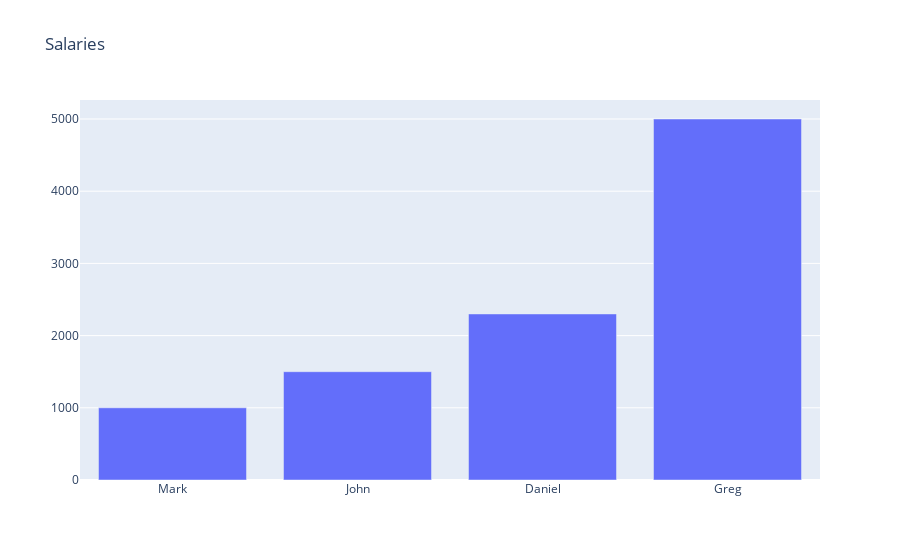

Notebook cell for this chart:
### Code cell
data = go.Bar(x=names, y=salary_values)
layout = {
    'title': 'Salaries with Plotly'
}
fig = go.Figure(data, layout)
fig.show()

### Figure 1 — Plotly figure (JSON) as saved in the notebook; plotly's stock layout.template omitted (floating-point values rounded to 4 significant figures)
{"data": [{"type": "bar", "x": ["Mark", "John", "Daniel", "Greg"], "y": [1000, 1500, 2300, 5000]}], "layout": {"autosize": true, "title": {"text": "Salaries"}, "xaxis": {"autorange": true, "range": [-0.5, 3.5], "type": "category"}, "yaxis": {"autorange": true, "range": [0, 5263.0], "type": "linear"}}}
